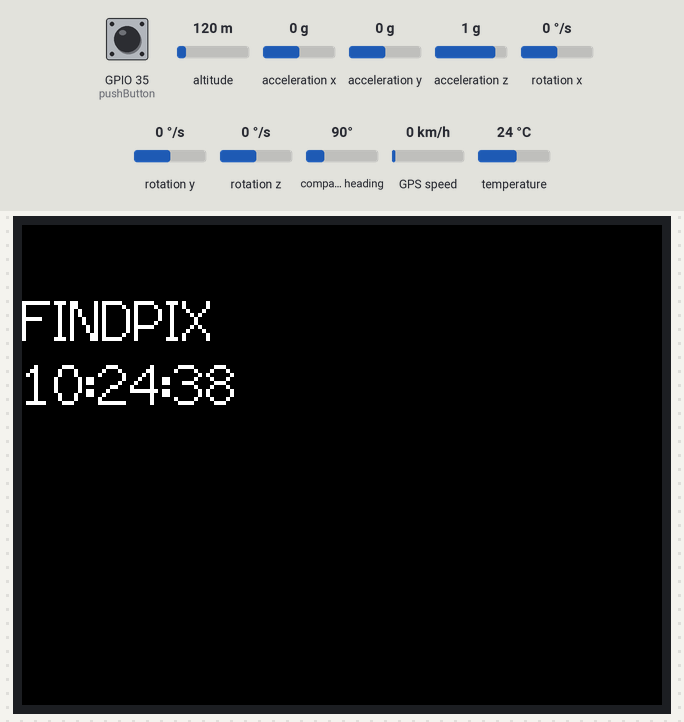
This sketch was run on a simulated ESP32. Parts: 320×240 colour display. The test bench sets the inputs (shaded band); at power-on: GPIO 35 (pushButton) LOW, altitude 120 m, acceleration x 0 g, acceleration y 0 g, acceleration z 1 g, rotation x 0 °/s, rotation y 0 °/s, rotation z 0 °/s, compass heading 90°, GPS speed 0 km/h, temperature 24 °C. WiFi joins after 1.5 s; servers stay silent unless stated; the local clock reads 2024-03-15 10:24:30 at power-on unless the sketch sets it; the GPS gets a fix after 3 s at 37.7749, -122.4194 with 8 satellites; the modem accepts every AT command (registered, SIM ready, sends succeed) and sends nothing else; what the sketch prints to the serial monitor is not drawn.

Above: at 8.7 s.
8.8 s: GPIO 35 (pushButton) pulled HIGH for 3.2 s
At 15.4 s:
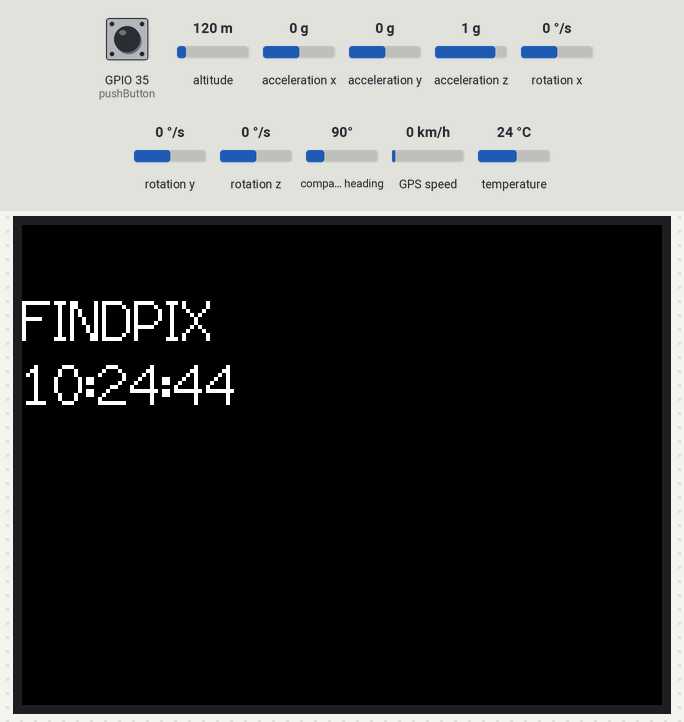
18.9 s: GPIO 35 (pushButton) pulled HIGH for 3.2 s
At 25.5 s:
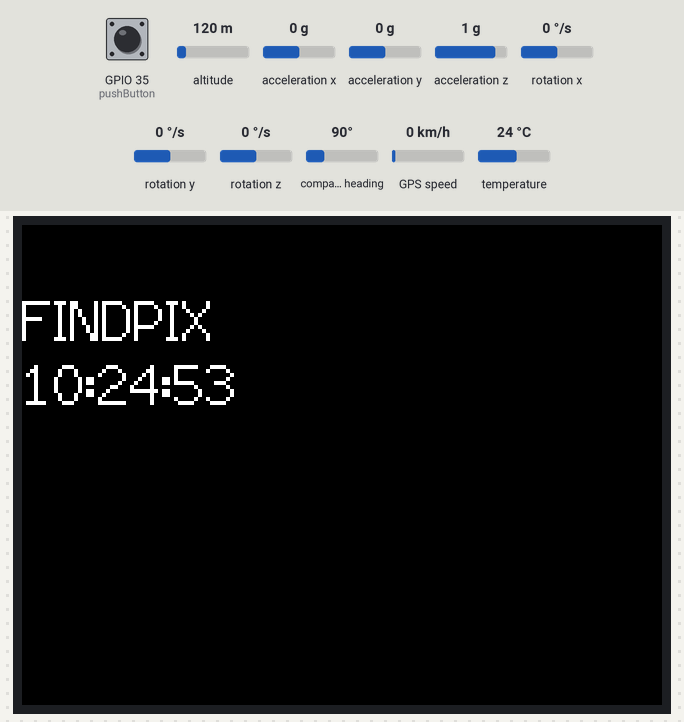
Timing chart, 0 to 27.0 s (numbered marks = the images above; inputs shaded):
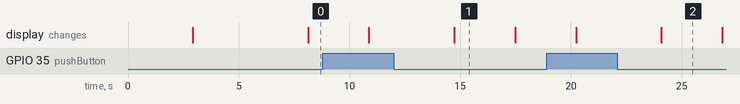

The sketch:

esp_main_wifi_code.ino
```cpp
// Firebase=================================================
// WiFi

// Firebase
#include <Arduino.h>
#include <WiFi.h>
#include <FirebaseESP32.h>
// Provide the token generation process info.
#include <addons/TokenHelper.h>
// Provide the RTDB payload printing info and other helper functions.
#include <addons/RTDBHelper.h>
/* 1. Define the WiFi credentials */
#define WIFI_SSID "Neo_7"
#define WIFI_PASSWORD "12345678"
// For the following credentials, see examples/Authentications/SignInAsUser/EmailPassword/EmailPassword.ino
/* 2. Define the API Key */
#define API_KEY "AIzaSyDfgzl6ucMinUyZCJaj_fNYN-4A9CT5Zco"
/* 3. Define the RTDB URL */
#define DATABASE_URL "https://findpix-5c4a0-default-rtdb.asia-southeast1.firebasedatabase.app/" //<databaseName>.firebaseio.com or <databaseName>.<region>.firebasedatabase.app
/* 4. Define the user Email and password that alreadey registerd or added in your project */
#define USER_EMAIL "device@gmail.com"
#define USER_PASSWORD "12345678"
// Define Firebase Data object
FirebaseData fbdo;
FirebaseAuth auth;
FirebaseConfig config;
unsigned long sendDataPrevMillis = 0;
// Variable to save USER UID
String uid;
// Databse
String path;

//====time
#include "time.h"

const char* ntpServer = "pool.ntp.org";
const long  gmtOffset_sec = 19800;
const int   daylightOffset_sec = 3600;

//=============================================
#include <HardwareSerial.h>
#include <TinyGPS++.h>

#include <Adafruit_MPU6050.h>
#include <Wire.h>
Adafruit_MPU6050 mpu;
#define IMU_SDA      38
#define IMU_SCL      39

HardwareSerial neo(1); // Use UART 1 on ESP32
String lati = "";
String longi = "";
float speed_kmph = 0.0;
TinyGPSPlus gps;

#define pushButton 35
bool isSos = false;

HardwareSerial sim800(2);
String simRead;

//SPI DISPLAY
#include <TFT_eSPI.h> // Graphics and font library for ST7735 driver chip
#include <SPI.h>

TFT_eSPI tft = TFT_eSPI();  // Invoke library, pins defined in User_Setup.h

void setup()
{
  Serial.begin(115200);

  tft.init();
  tft.setRotation(4);
  tft.fillScreen(TFT_BLACK);
  tft.setTextColor(TFT_RED);
  tft.setCursor (0, 5);
  tft.setTextFont(2);
  tft.print("FINDPIX");//tft.print(i);

  sim800.begin(9600, SERIAL_8N1, 48, 16);

  neo.begin(9600, SERIAL_8N1, 34, 33);

  pinMode(pushButton, INPUT);

  Serial.println();
  delay(1000);
  Serial.println("Setupig MPU-6050 sensor");

  Wire.begin(IMU_SDA, IMU_SCL);

  // while (!Serial)
  //   delay(10);

  // Initialize MPU6050
  if (!mpu.begin())
  {
    Serial.println("Failed to find MPU6050 chip,Rotary module is okay, but program cannot be started");
    while (1)
      delay(10);
  }

  Serial.println("MPU6050 Found!");

  // Configure sensor settings
  mpu.setAccelerometerRange(MPU6050_RANGE_8_G);
  mpu.setGyroRange(MPU6050_RANGE_500_DEG);
  mpu.setFilterBandwidth(MPU6050_BAND_5_HZ);

  Serial.println("");
  delay(100);

  // WIFI
  WiFi.begin(WIFI_SSID, WIFI_PASSWORD);
  Serial.print("Connecting to Wi-Fi");
  unsigned long ms = millis();
  while (WiFi.status() != WL_CONNECTED)
  {
    Serial.print(".");
    delay(300);
  }
  Serial.println();
  Serial.print("Connected with IP: ");
  Serial.println(WiFi.localIP());
  Serial.println();

  //Time
  // Init and get the time
  configTime(gmtOffset_sec, daylightOffset_sec, ntpServer);
  printLocalTime();

  // FIREBASE
  Serial.printf("Firebase Client v%s\n\n", FIREBASE_CLIENT_VERSION);
  /* Assign the api key (required) */
  config.api_key = API_KEY;

  /* Assign the user sign in credentials */
  auth.user.email = USER_EMAIL;
  auth.user.password = USER_PASSWORD;

  /* Assign the RTDB URL (required) */
  config.database_url = DATABASE_URL;

  /* Assign the callback function for the long running token generation task */
  config.token_status_callback = tokenStatusCallback; // see addons/TokenHelper.h

  // Limit the size of response payload to be collected in FirebaseData
  fbdo.setResponseSize(2048);

  Firebase.begin(&config, &auth);

  // Comment or pass false value when WiFi reconnection will control by your code or third party library
  Firebase.reconnectWiFi(true);

  Firebase.setDoubleDigits(5);

  config.timeout.serverResponse = 10 * 1000;

  // Getting the user UID might take a few seconds
  Serial.println("Getting User UID");
  while ((auth.token.uid) == "")
  {
    Serial.print('.');
    delay(1000);
  }
  // Print user UID
  uid = auth.token.uid.c_str();
  Serial.print("User UID: ");
  Serial.println(uid);

  path = "devices/" + uid + "/reading";

  // SIM
  sim800.println("AT+CSQ");
  delay(100);
  simRead = sim800.read();

  test_sim800_module();
}

void updateData(bool isUpdate, float temp, bool isSos, float acl_x, float acl_y, float acl_z, float gyro_x, float gyro_y, float gyro_z)
{
  if (Firebase.ready() && (isUpdate || (millis() - sendDataPrevMillis > 1000 || sendDataPrevMillis == 0)))
  {
    printLocalTime();
    sendDataPrevMillis = millis();
    FirebaseJson json;
    json.set("lat", lati);
    json.set("long", longi);
    json.set("speed", speed_kmph);
    json.set("temp", temp);
    json.set("sos", isSos);
    json.set("acl_x", acl_x);
    json.set("acl_y", acl_y);
    json.set("acl_z", acl_z);
    json.set("gyro_x", gyro_x);
    json.set("gyro_y", gyro_y);
    json.set("gyro_z", gyro_z);
    json.set("simRead", simRead);
    json.set(F("ts/.sv"), F("timestamp"));
    // Serial.printf("Set json... %s\n", Firebase.RTDB.set(&fbdo, path.c_str(), &json) ? "ok" : fbdo.errorReason().c_str());
    Serial.printf("Set data with timestamp... %s\n", Firebase.setJSON(fbdo, path.c_str(), json) ? fbdo.to<FirebaseJson>().raw() : fbdo.errorReason().c_str());
    Serial.println("");
  }
}

void loop()
{

  // Values from MPU-6050
  sensors_event_t accel, gyro, temp;
  mpu.getEvent(&accel, &gyro, &temp);

  // Print accelerometer data
  // Print accelerometer data
  Serial.print("Acceleration (X,Y,Z): ");
  Serial.print(accel.acceleration.x);
  Serial.print(", ");
  Serial.print(accel.acceleration.y);
  Serial.print(", ");
  Serial.print(accel.acceleration.z);
  Serial.println(" m/s^2");

  // Print gyroscope data
  Serial.print("Rotation (X,Y,Z): ");
  Serial.print(gyro.gyro.x);
  Serial.print(", ");
  Serial.print(gyro.gyro.y);
  Serial.print(", ");
  Serial.print(gyro.gyro.z);
  Serial.println(" rad/s");

  // Print temperature data
  Serial.print("Temperature: ");
  Serial.print(temp.temperature);
  Serial.println(" degC");

  Serial.println("");

  smartDelay(1000);

  Serial.println("GPS data received");
  Serial.println("Latitude: " + lati);
  Serial.println("Longitude: " + longi);
  Serial.print("Speed: ");
  Serial.print(speed_kmph);
  Serial.println(" km/h");

  delay(1000); // Wait for one second before the next iteration

  bool buttonState = digitalRead(pushButton);
  if (buttonState)
  {
    updateData(true, temp.temperature, true, accel.acceleration.x, accel.acceleration.y, accel.acceleration.z, gyro.gyro.x, gyro.gyro.y, gyro.gyro.z);
    isSos = !isSos;
    send_SMS();
    delay(100);
  }

  updateData(false, temp.temperature, buttonState, accel.acceleration.x, accel.acceleration.y, accel.acceleration.z, gyro.gyro.x, gyro.gyro.y, gyro.gyro.z);

  updateSerial();
}

static void smartDelay(unsigned long ms)
{
  unsigned long start = millis();
  do
  {
    while (neo.available())
    {
      char c = neo.read();
      gps.encode(c);
    }
  } while (millis() - start < ms);

  // Update latitude, longitude, and speed
  lati = String(gps.location.lat(), 8);
  longi = String(gps.location.lng(), 8);
  speed_kmph = gps.speed.kmph();
}

void updateSerial()
{
  delay(500);
  while (Serial.available())
  {
    sim800.write(Serial.read()); // Forward what Serial received to Software Serial Port
  }
  while (sim800.available())
  {
    Serial.write(sim800.read()); // Forward what Software Serial received to Serial Port
  }
}

void send_SMS()
{
  // sim800.println("AT+CMGF=1"); // Configuring TEXT mode
  // sim800.println("AT+CMGS=\"+919074421279\"");//change ZZ with country code and xxxxxxxxxxx with phone number to sms
  // sim800.print("SOS! Alert!"); //text content
  // sim800.write(26);

  test_sim800_module();

  sim800.println("ATD+919074421279;"); // Configuring TEXT mode
  simRead = sim800.read();
  updateSerial();
}

void test_sim800_module()
{
  sim800.println("AT");
  updateSerial();
  Serial.println();
  sim800.println("AT+CSQ");
  updateSerial();
  sim800.println("AT+CCID");
  updateSerial();
  sim800.println("AT+CREG?");
  updateSerial();
  sim800.println("ATI");
  updateSerial();
  sim800.println("AT+CBC");
  updateSerial();
}

void printLocalTime(){
  struct tm timeinfo;
  if(!getLocalTime(&timeinfo)){
    Serial.println("Failed to obtain time");
    return;
  }
  Serial.println(&timeinfo, "%A, %B %d %Y %H:%M:%S");
  Serial.print("Day of week: ");
  Serial.println(&timeinfo, "%A");
  Serial.print("Month: ");
  Serial.println(&timeinfo, "%B");
  Serial.print("Day of Month: ");
  Serial.println(&timeinfo, "%d");
  Serial.print("Year: ");
  Serial.println(&timeinfo, "%Y");
  Serial.print("Hour: ");
  Serial.println(&timeinfo, "%H");
  Serial.print("Hour (12 hour format): ");
  Serial.println(&timeinfo, "%I");
  Serial.print("Minute: ");
  Serial.println(&timeinfo, "%M");
  Serial.print("Second: ");
  Serial.println(&timeinfo, "%S");

  Serial.println("Time variables");
  char timeHour[3];
  strftime(timeHour,3, "%H", &timeinfo);
  Serial.println(timeHour);
  char timeMinute[3];
  strftime(timeMinute,3, "%M", &timeinfo);
  Serial.println(timeMinute);
  char timeSecond[3];
  strftime(timeSecond,3, "%S", &timeinfo);
  Serial.println(timeSecond);
  char timeWeekDay[10];
  strftime(timeWeekDay,10, "%A", &timeinfo);
  Serial.println(timeWeekDay);
  Serial.println();

  tft.setRotation(3);
  tft.fillScreen(TFT_BLACK);
  tft.setCursor(0, 0);
  tft.setTextColor(TFT_WHITE);
  tft.setTextSize(2);
  tft.println(F(""));
  tft.println(F("FINDPIX"));
  tft.print(timeHour);tft.print(":");tft.print(timeMinute);tft.print(":");tft.println(timeSecond);
}
```

Measured:
- what the display in image 1 shows lasts 2.8 s, from 14.7 s to 17.5 s
